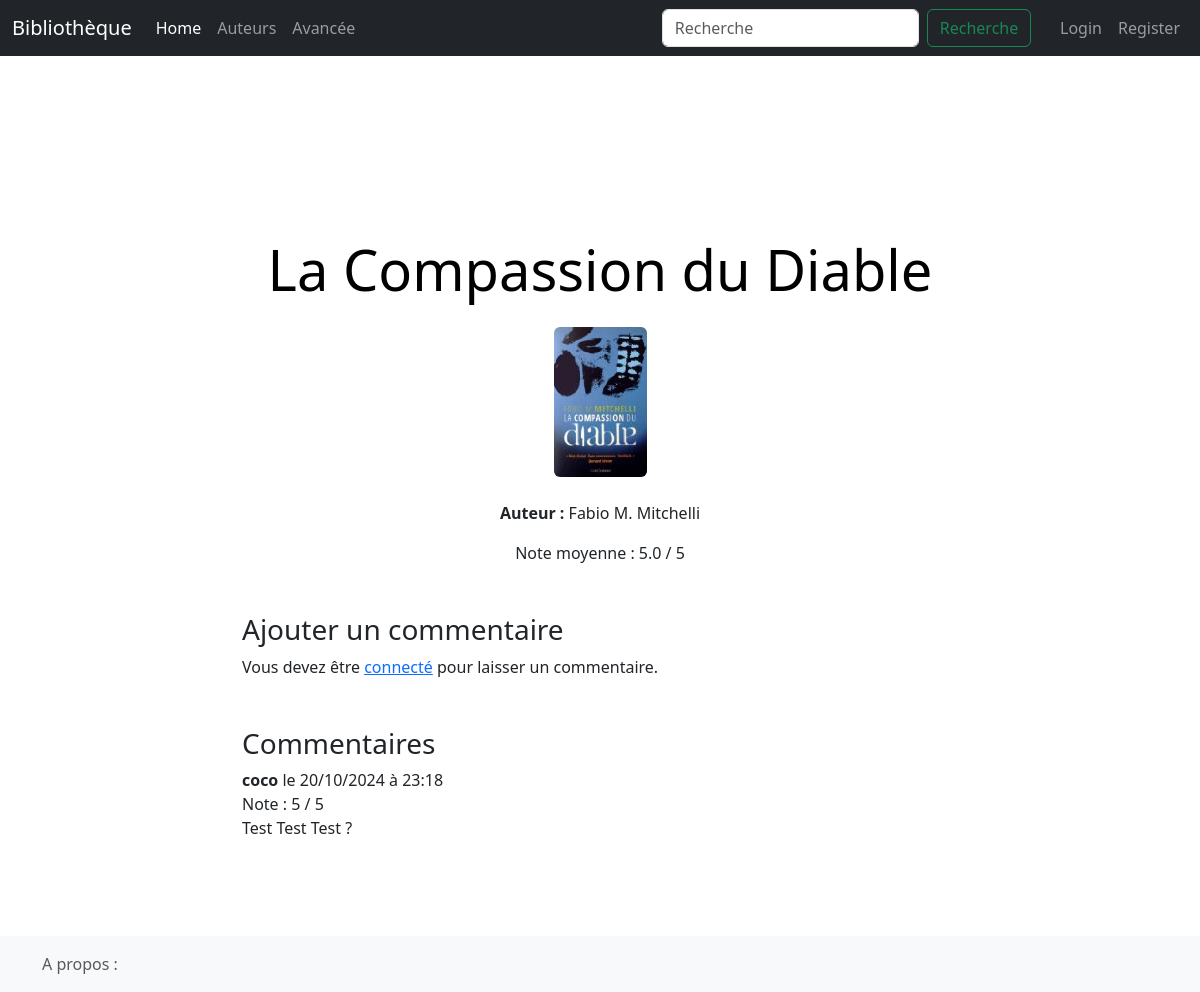
/detail/1, run on the app's committed database.
### SiteWeb/models.py (models this page shows, shortened)
class Book(db.Model):
    id = db.Column(db.Integer, primary_key=True)
    price = db.Column(db.Float)
    url = db.Column(db.String(200))
    img = db.Column(db.String(200))
    title = db.Column(db.String(100))
    author_id = db.Column(db.Integer, db.ForeignKey("author.id"))
    genre_id = db.Column(db.String(100), db.ForeignKey("genre.name"), default="Aucun")
    author = db.relationship("Author", backref=db.backref("books", lazy="dynamic"))
    genre = db.relationship("Genre", backref=db.backref("books", lazy="dynamic"))

class Author(db.Model):
    id = db.Column(db.Integer,primary_key = True)
    name = db.Column(db.String(100))

class Review(db.Model):
    id = db.Column(db.Integer, primary_key=True)
    content = db.Column(db.Text, nullable=False)
    rating = db.Column(db.Integer, nullable=False)
    timestamp = db.Column(db.DateTime, default=datetime.utcnow)
    user_id = db.Column(db.String(50), db.ForeignKey('user.username'), nullable=False)
    book_id = db.Column(db.Integer, db.ForeignKey('book.id'), nullable=False)
    user = db.relationship('User', backref=db.backref('reviews', lazy='dynamic'))
    book = db.relationship('Book', backref=db.backref('reviews', lazy='dynamic'))

class User(db.Model, UserMixin):
    username = db.Column(db.String(50), primary_key=True)
    password = db.Column(db.String(64))
    favorites = db.relationship('Book', secondary='favorites', backref='favorited_by')

### SiteWeb/views.py (the view, shortened to what this page needs)
@app.route("/detail/<int:id>", methods=["GET", "POST"])
def detail(id):
    book = get_book(id)
    if book is None:
        return "Livre non trouvé.", 404
    form = ReviewForm()
    average_rating = db.session.query(db.func.avg(Review.rating)).filter_by(book_id=book.id).scalar()
    if average_rating:
        average_rating = round(average_rating, 2)
    reviews = Review.query.filter_by(book_id=book.id).order_by(Review.timestamp.desc()).all()
    return render_template(
        "detail.html",
        book=book,
        form=form,
        reviews=reviews,
        average_rating=average_rating
    )

### SiteWeb/views.py
class ReviewForm(FlaskForm):
    rating = IntegerField('Note (1-5)', validators=[DataRequired(), NumberRange(min=1, max=5)])
    content = TextAreaField('Votre commentaire', validators=[DataRequired()])
    submit = SubmitField('Envoyer')

### SiteWeb/models.py (called while the page is built)
def get_book(id : int) -> Book:
    return Book.query.get(id)  # Utilisez .get() pour obtenir le livre par son ID

### SiteWeb/templates/detail.html (shortened to what this page needs)
{% extends "base.html" %}
{% block styles %}
{{ super() }}
<link rel="stylesheet" href="{{url_for('static', filename='home.css')}}">
{% endblock %}
{% block content %}
<div class="container mt-5">
    <div class="row">
        <div class="col-md-8 offset-md-2">
            <h1 class="display-4 text-center mb-4">{{ book.title }}</h1>
            <div class="text-center mb-4">
                <img src="{{ url_for('static', filename='images/' + book.img) }}"
                     alt="{{ book.title }}"
                     title="{{ book.title }}"
                     class="img-fluid rounded">
            </div>
            <div class="form-inline d-flex justify-content-center">
                <ul class="list-unstyled">
                    <li><strong>Auteur :</strong> {{ book.author.name }}</li>
                </ul>
            </div>
            {% if average_rating %}
                <p class="text-center">Note moyenne : {{ average_rating }} / 5</p>
            {% else %}
                <p class="text-center">Aucune note pour ce livre.</p>
            {% endif %}
            <h3 class="mt-5">Ajouter un commentaire</h3>
            {% if current_user.is_authenticated %}
                <form method="post" action="">
                    {{ form.hidden_tag() }}
                    <div class="mb-3">
                        {{ form.rating.label }}<br>
                        {{ form.rating(class="form-control", min=1, max=5) }}
                        {% for error in form.rating.errors %}
                            <span class="text-danger">{{ error }}</span>
                        {% endfor %}
                    </div>
                    <div class="mb-3">
                        {{ form.content.label }}<br>
                        {{ form.content(class="form-control") }}
                        {% for error in form.content.errors %}
                            <span class="text-danger">{{ error }}</span>
                        {% endfor %}
                    </div>
                    {{ form.submit(class="btn btn-success") }}
                </form>
            {% else %}
                <p>Vous devez être <a href="{{ url_for('login') }}">connecté</a> pour laisser un commentaire.</p>
            {% endif %}
            <h3 class="mt-5">Commentaires</h3>
            {% if reviews %}
                {% for review in reviews %}
                    <div class="mb-4">
                        <strong>{{ review.user.username }}</strong> le {{ review.timestamp.strftime('%d/%m/%Y à %H:%M') }}
                        <br>
                        Note : {{ review.rating }} / 5
                        <p>{{ review.content }}</p>
                    </div>
                {% endfor %}
            {% else %}
                <p>Aucun commentaire pour ce livre.</p>
            {% endif %}
        </div>
    </div>
</div>
{% endblock %}

### SiteWeb/static/home.css (style rules this page uses)
h1 { color: rgb(0, 0, 0); }

### data on the page
Book: title "La Compassion du Diable", img (picture)
Author: author.name "Fabio M. Mitchelli"
Review: user.username "coco", timestamp "20/10/2024 à 23:18", rating "5", content "Test Test Test ?"

### other printed values
{{ average_rating }} "5.0"
